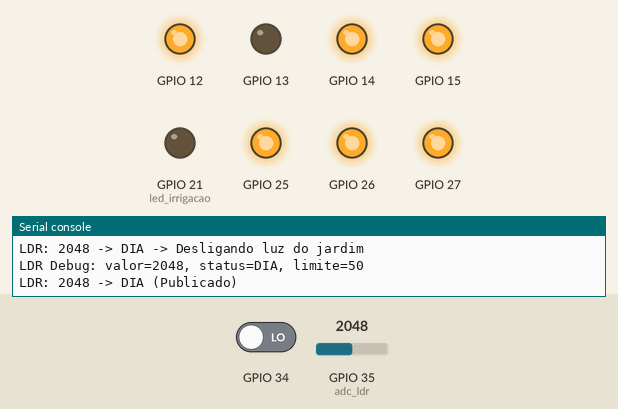
The program below on a simulated ESP32 board running MicroPython. On the bench: output pins drawn as LEDs (lit = HIGH), the last lines printed to the serial console. Inputs (shaded band) come from the test bench; at power-on: GPIO 35 (adc_ldr) = 2048, GPIO 34 LOW (analog values on the 0–4095 scale). WiFi joins after 1.5 s; no MQTT or app messages arrive unless stated; the clock reads 2024-03-15 10:24:30 at power-on unless the program sets it.

Above: at 2.8 s.
2.9 s: GPIO 35 (adc_ldr) set to 53
8.2 s: GPIO 35 (adc_ldr) set to 44
At 14.3 s:
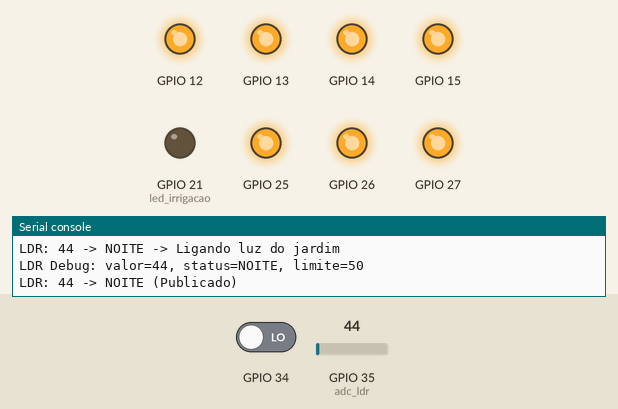
17.5 s: GPIO 35 (adc_ldr) set to 140
At 19.6 s:
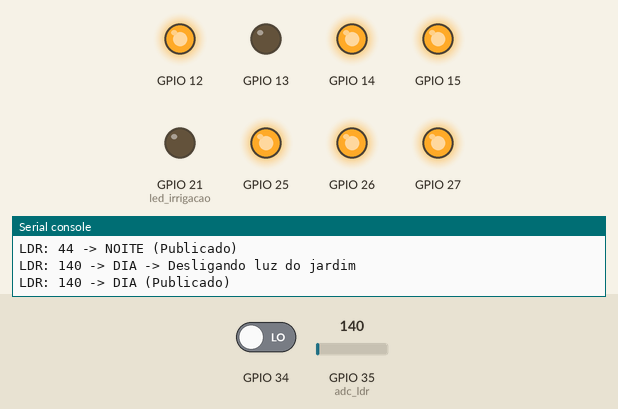
20.5 s: GPIO 35 (adc_ldr) set to 10
At 26.1 s:
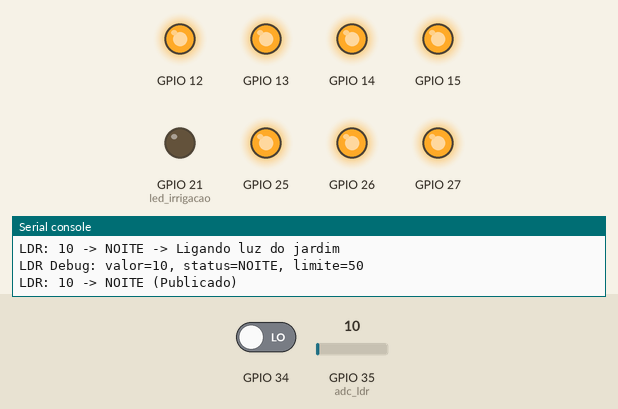
Timing chart, 0 to 27.5 s (numbered marks = the images above; inputs shaded):
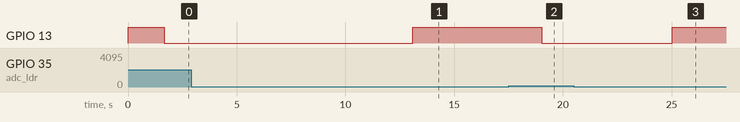

Measured:
- the behaviour switches between 50 and 49 on GPIO 35 (adc_ldr) (found by bisection; images 0 and 1)
- after the input at 2.9 s, every drawn part: stays the same
- after the input at 8.2 s, GPIO 13: LOW → HIGH after 4.9 s
- after the input at 17.5 s, GPIO 13: HIGH → LOW after 1.5 s
- after the input at 20.5 s, GPIO 13: LOW → HIGH after 4.5 s

The program:

ESP32-03.py
```python
import network
import time
from machine import Pin, PWM, ADC
from umqtt.simple import MQTTClient

# --------------------- CONFIG ---------------------
SSID = "x"
SENHA = "xx"

MQTT_SERVIDOR = "x.s1.eu.hivemq.cloud"
MQTT_PORTA = 8883
MQTT_CLIENTE_ID = b"casa_inteligente_esp32"
MQTT_USUARIO = "x"
MQTT_SENHA = "xxx"

# Cômodos e pinos dos MOSFETs
MOSFET_PINOS = {
    "jardim": 13,
    "sala": 12,
    "garagem": 14,
    "cozinha": 27,
    "varanda": 26,
    "quarto": 25,
    "banheiro": 15,
}
COMODOS = list(MOSFET_PINOS.keys())

# Sensores de presença (PIR)
PIR_PINOS = {
    "garagem": 34,
}
TEMPO_AUTO_PIR = 1 * 60

# Sensor de luminosidade (LDR)
LDR_PINO = 35
LIMIAR_LDR = 50

# Irrigação via LED azul (simulação)
PINO_LED_IRRIGACAO = 21

TOPICO_PREFIXO = "casa/"

# --------------------- ESTADOS ---------------------
wifi_conectado = False
cliente = None

luzes_pwm = {}
estado_luzes = {}
for c in COMODOS:
    estado_luzes[c] = {"ligado": True, "brilho": 100, "pir_auto": (c in PIR_PINOS)}

ultimo_pir = {c: 0 for c in PIR_PINOS.keys()}
PWM_FREQUENCIA = 1000

# Variáveis LDR
ultimo_status_ldr = None
INTERVALO_LDR = 5
ultimo_debug_ldr = 0

# Objetos de hardware globais
led_irrigacao = None
adc_ldr = None

# --------------------- INICIALIZAÇÃO ---------------------
def iniciar_hardware():
    global luzes_pwm, adc_ldr, led_irrigacao

    print("Iniciando hardware...")

    # LEDs (MOSFETs)
    for comodo, pino in MOSFET_PINOS.items():
        pwm = PWM(Pin(pino), freq=PWM_FREQUENCIA)
        pwm.duty_u16(65535)
        luzes_pwm[comodo] = pwm
        print(f"LED {comodo}: GPIO {pino}")

    # PIRs
    for comodo, pino in PIR_PINOS.items():
        Pin(pino, Pin.IN)
        print(f"PIR {comodo}: GPIO {pino}")

    # LDR
    adc_ldr = ADC(Pin(LDR_PINO))
    adc_ldr.atten(ADC.ATTN_11DB)
    adc_ldr.width(ADC.WIDTH_12BIT)
    print(f"LDR: GPIO {LDR_PINO}")

    # Irrigação via LED
    led_irrigacao = Pin(PINO_LED_IRRIGACAO, Pin.OUT)
    led_irrigacao.value(0)
    print(f"Irrigação (LED azul): GPIO {PINO_LED_IRRIGACAO}")

    print("Hardware inicializado!")

# --------------------- LDR ---------------------
def ler_ldr():
    try:
        valor = adc_ldr.read()
        return valor
    except Exception as e:
        print("Erro lendo LDR:", e)
        return None

def classificar_ldr(valor):
    if valor is None:
        return "ERRO"
    if valor < LIMIAR_LDR:
        return "NOITE"
    else:
        return "DIA"

def publicar_status_ldr():
    global ultimo_status_ldr, ultimo_debug_ldr
    valor = ler_ldr()
    if valor is None:
        return

    status_atual = classificar_ldr(valor)

    agora = time.time()
    if agora - ultimo_debug_ldr > 10:
        print(f"LDR Debug: valor={valor}, status={status_atual}, limite={LIMIAR_LDR}")
        ultimo_debug_ldr = agora

    if status_atual != ultimo_status_ldr and status_atual != "ERRO":
        try:
            cliente.publish(b"casa/ldr/status", status_atual.encode())
            print(f"LDR: {valor} -> {status_atual} (Publicado)")
            ultimo_status_ldr = status_atual
        except Exception as e:
            print("Erro publicando LDR:", e)

# Controle automático do jardim baseado no LDR
def tratar_ldr_jardim():
    valor = ler_ldr()
    if valor is None:
        return
    status = classificar_ldr(valor)
    if status == "NOITE" and not estado_luzes["jardim"]["ligado"]:
        print(f"LDR: {valor} -> NOITE -> Ligando luz do jardim")
        ligar_comodo("jardim", True)
    elif status == "DIA" and estado_luzes["jardim"]["ligado"]:
        print(f"LDR: {valor} -> DIA -> Desligando luz do jardim")
        ligar_comodo("jardim", False)

# --------------------- WIFI E MQTT ---------------------
def conectar_wifi():
    global wifi_conectado
    wlan = network.WLAN(network.STA_IF)
    wlan.active(True)
    if not wlan.isconnected():
        print("Conectando WiFi...")
        wlan.connect(SSID, SENHA)
        t0 = time.time()
        while not wlan.isconnected():
            time.sleep(0.5)
            if time.time() - t0 > 15:
                break
    wifi_conectado = wlan.isconnected()
    print("Wi-Fi conectado:", wlan.ifconfig() if wifi_conectado else "Falha na conexão")

def conectar_mqtt():
    global cliente
    cliente = MQTTClient(
        MQTT_CLIENTE_ID,
        MQTT_SERVIDOR,
        port=MQTT_PORTA,
        user=MQTT_USUARIO,
        password=MQTT_SENHA,
        ssl=True,
        ssl_params={"server_hostname": MQTT_SERVIDOR}
    )
    cliente.set_callback(receber_mqtt)
    cliente.connect()

    # Inscrever nos tópicos
    cliente.subscribe(b"casa/+/ligar")
    cliente.subscribe(b"casa/+/brilho")
    cliente.subscribe(b"casa/todos/ligar")
    cliente.subscribe(b"casa/todos/brilho")
    cliente.subscribe(b"casa/irrigacao/ligar")
    print("MQTT conectado e inscrito.")

# --------------------- FUNÇÕES DAS LUZES ---------------------
def brilho_para_duty(b):
    b = max(0, min(100, int(b)))
    return int(b * 65535 / 100)

def definir_brilho(comodo, brilho):
    estado_luzes[comodo]["brilho"] = brilho
    if estado_luzes[comodo]["ligado"]:
        luzes_pwm[comodo].duty_u16(brilho_para_duty(brilho))
    else:
        luzes_pwm[comodo].duty_u16(0)
    publicar_estado(comodo)

def ligar_comodo(comodo, ligado):
    estado_luzes[comodo]["ligado"] = bool(ligado)
    if ligado:
        luzes_pwm[comodo].duty_u16(brilho_para_duty(estado_luzes[comodo]["brilho"]))
    else:
        luzes_pwm[comodo].duty_u16(0)
    publicar_estado(comodo)

def definir_brilho_todos(brilho):
    for c in COMODOS:
        definir_brilho(c, brilho)

def ligar_todos(ligado):
    for c in COMODOS:
        ligar_comodo(c, ligado)

def publicar_estado(comodo):
    try:
        topico = (TOPICO_PREFIXO + comodo + "/status").encode()
        payload = ("ON" if estado_luzes[comodo]["ligado"] else "OFF") + ",BRILHO=" + str(estado_luzes[comodo]["brilho"])
        cliente.publish(topico, payload)
    except Exception as e:
        print("Erro publicando estado:", e)

# --------------------- PIR ---------------------
def tratar_pir():
    agora = time.time()
    for comodo, pino in PIR_PINOS.items():
        sensor = Pin(pino, Pin.IN)
        if sensor.value() == 1:
            ultimo_pir[comodo] = agora
            if estado_luzes[comodo]["pir_auto"]:
                ligar_comodo(comodo, True)
        if ultimo_pir[comodo] != 0 and (agora - ultimo_pir[comodo]) > TEMPO_AUTO_PIR:
            if estado_luzes[comodo]["ligado"] and estado_luzes[comodo]["pir_auto"]:
                ligar_comodo(comodo, False)
            ultimo_pir[comodo] = 0

# --------------------- IRRIGAÇÃO (LED) ---------------------
def definir_irrigacao(ligado):
    led_irrigacao.value(1 if ligado else 0)
    cliente.publish(b"casa/irrigacao/status", b"ON" if ligado else b"OFF")

# --------------------- CALLBACK MQTT ---------------------
def receber_mqtt(topico, msg):
    try:
        topico = topico.decode()
        msg = msg.decode().strip()
        print("MQTT <-", topico, msg)
        partes = topico.split('/')
        if len(partes) < 3:
            return

        if partes[1] == "todos":
            if partes[2] == "ligar":
                ligar_todos(msg.upper() in ("ON", "1"))
            elif partes[2] == "brilho":
                try:
                    definir_brilho_todos(int(msg))
                except:
                    pass
            return

        if partes[1] == "irrigacao":
            if partes[2] == "ligar":
                definir_irrigacao(msg.upper() in ("ON", "1"))
                return

        comodo = partes[1]
        if comodo in COMODOS:
            if partes[2] == "ligar":
                ligar_comodo(comodo, msg.upper() in ("ON", "1"))
            elif partes[2] == "brilho":
                try:
                    definir_brilho(comodo, int(msg))
                except:
                    pass

    except Exception as e:
        print("Erro callback MQTT:", e)

# --------------------- LOOP PRINCIPAL ---------------------
def main():
    iniciar_hardware()
    conectar_wifi()
    try:
        conectar_mqtt()
    except Exception as e:
        print("Erro MQTT:", e)

    ultimo_pir_check = 0
    ultimo_ldr_check = 0
    ultimo_ldr_publicacao = 0

    print("Sistema iniciado! Monitorando LDR...")

    while True:
        try:
            cliente.check_msg()
        except Exception as e:
            print("Erro MQTT:", e)
            try:
                conectar_mqtt()
            except:
                pass
            time.sleep(1)

        agora = time.time()

        if agora - ultimo_pir_check > 0.5:
            tratar_pir()
            ultimo_pir_check = agora

        if agora - ultimo_ldr_check > 5:
            tratar_ldr_jardim()
            ultimo_ldr_check = agora

        if agora - ultimo_ldr_publicacao > INTERVALO_LDR:
            publicar_status_ldr()
            ultimo_ldr_publicacao = agora

        time.sleep(0.1)

if __name__ == "__main__":
    main()
```
